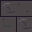

Tiled map render using the project's own tile images. Description and the whole map definition, tile-layer contents included, below:
An orthogonal 1x1 tile map with 32x32 px tiles, 1 tile layer (Assembly), 3 tilesets.

<map version="1.10" orientation="orthogonal" renderorder="right-down" width="1" height="1" tilewidth="32" tileheight="32" infinite="0" nextlayerid="2" nextobjectid="1">
  <tileset firstgid="1" source="../floors.tsx" />
  <tileset firstgid="321" source="../walls.tsx" />
  <tileset firstgid="961" source="../architecture.tsx" />
  <layer id="1" name="Assembly" width="1" height="1">
    <data encoding="csv">
257
</data>
  </layer>
</map>
